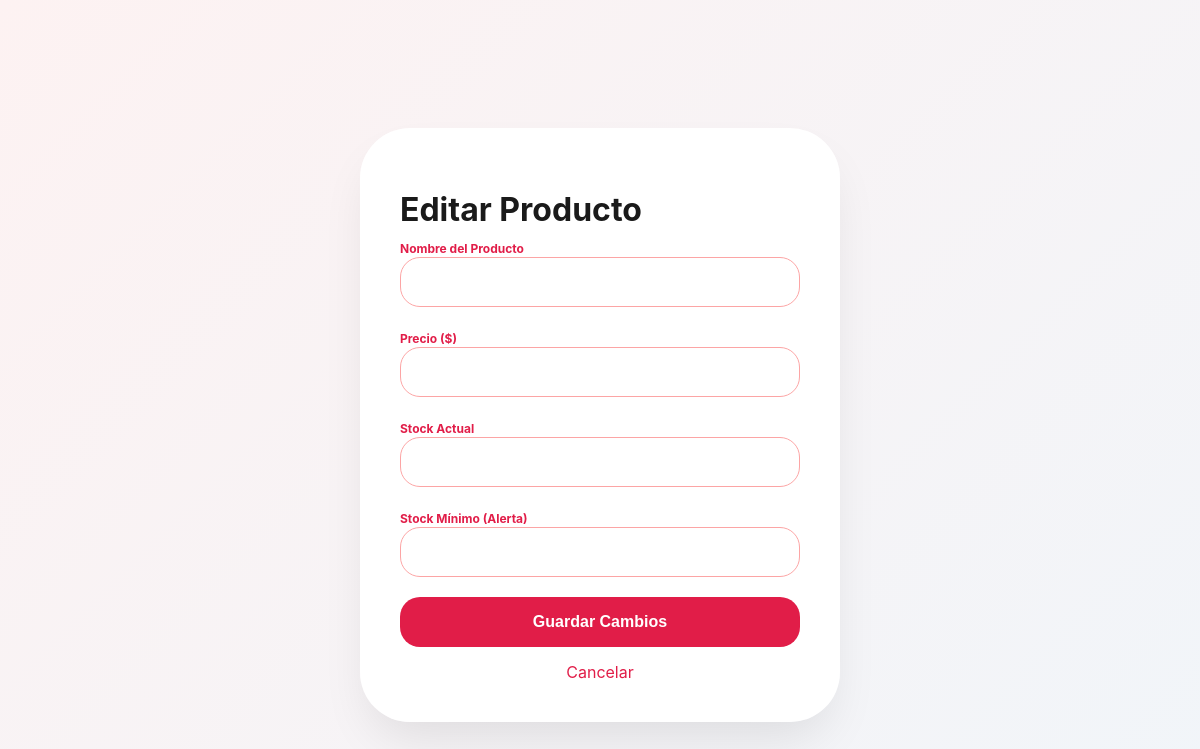
/editar/8 (signed in), run on an earlier commit of the app's database.
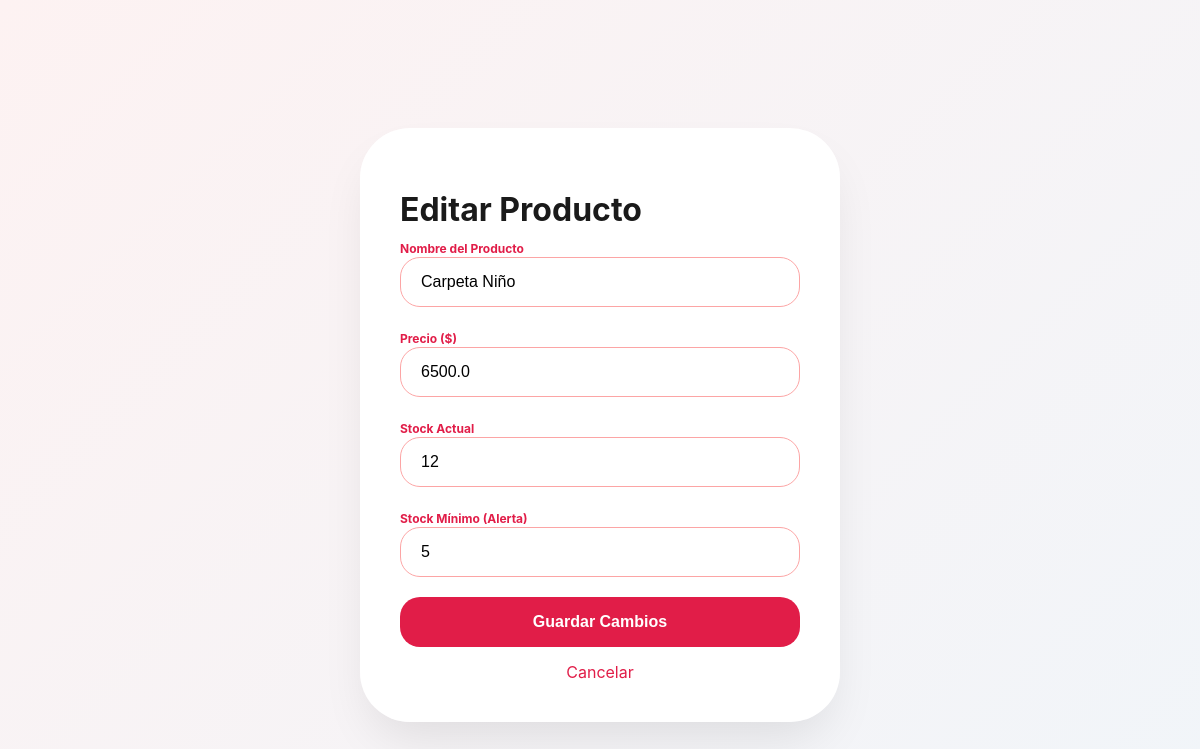
And on a later commit of the database.
### tables this page shows
CREATE TABLE productos (
            id INTEGER PRIMARY KEY AUTOINCREMENT,
            nombre TEXT NOT NULL,
            stock INTEGER NOT NULL,
            stock_minimo INTEGER NOT NULL,
            precio REAL NOT NULL
        , categoria TEXT DEFAULT 'General');

### main.py (the view, shortened to what this page needs)
@app.route('/editar/<int:id>', methods=['GET', 'POST'])
@login_required
def editar(id):
    conn = conectar()
    producto = conn.execute('SELECT * FROM productos WHERE id = ?', (id,)).fetchone()
    conn.close()
    return render_template('editar.html', p=producto)

### main.py (called while the page is built)
@login_manager.user_loader
def load_user(user_id):
    return User(user_id)

def conectar():
    conn = sqlite3.connect('libreria.db')
    conn.row_factory = sqlite3.Row
    return conn

### templates/editar.html (shortened to what this page needs)
<!DOCTYPE html>
<html lang="es">
<head>
    <link rel="stylesheet" href="{{ url_for('static', filename='css/style.css') }}">
</head>
<body class="auth-body">
    <div class="auth-card" style="height: auto; padding: 40px; margin-top: 50px;">
        <h1 class="auth-title">Editar Producto</h1>
        <form action="/editar/{{ p.id }}" method="POST">
            <div class="auth-input-group">
                <label style="font-size: 12px; font-weight: bold; color: var(--rojo-hada);">Nombre del Producto</label>
                <input type="text" name="nombre" class="auth-input" value="{{ p.nombre }}" required>
            </div>
            <div class="auth-input-group">
                <label style="font-size: 12px; font-weight: bold; color: var(--rojo-hada);">Precio ($)</label>
                <input type="number" step="0.01" name="precio" class="auth-input" value="{{ p.precio }}" required>
            </div>
            <div class="auth-input-group">
                <label style="font-size: 12px; font-weight: bold; color: var(--rojo-hada);">Stock Actual</label>
                <input type="number" name="stock" class="auth-input" value="{{ p.stock }}" required>
            </div>
            <div class="auth-input-group">
                <label style="font-size: 12px; font-weight: bold; color: var(--rojo-hada);">Stock Mínimo (Alerta)</label>
                <input type="number" name="stock_minimo" class="auth-input" value="{{ p.stock_minimo }}" required>
            </div>
            <button type="submit" class="auth-btn">Guardar Cambios</button>
            <a href="/" style="display:block; text-align:center; margin-top:15px; color:var(--rojo-hada); text-decoration:none;">Cancelar</a>
        </form>
    </div>
</body>
</html>

What changed in the data, as far as the page shows it:
added productos: nombre "Carpeta Niño", precio "6500.0", stock "12", stock_minimo "5"
